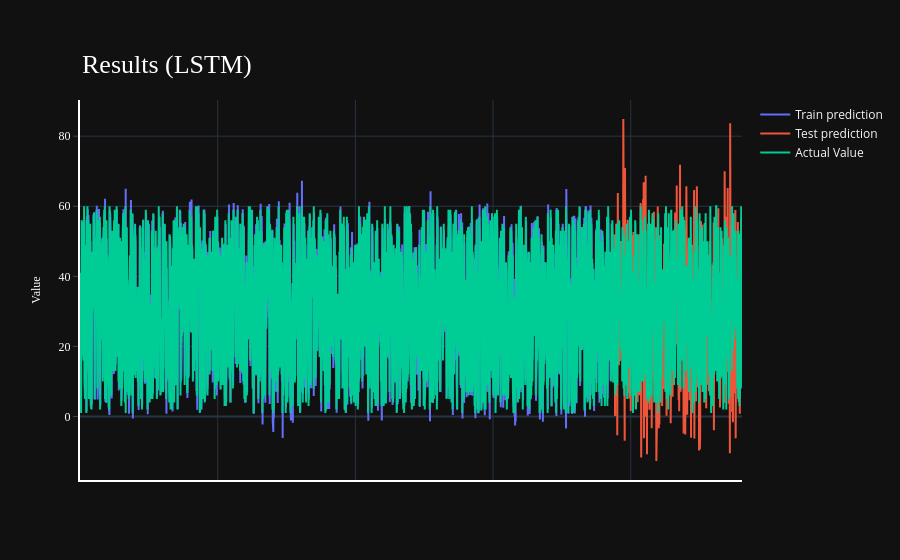

The code cell stored with this chart in its notebook:
### Code cell
import plotly.graph_objects as go

fig = go.Figure()
fig.add_trace(go.Scatter(go.Scatter(x=result.index, y=result[0],
                    mode='lines',
                    name='Train prediction')))
fig.add_trace(go.Scatter(x=result.index, y=result[1],
                    mode='lines',
                    name='Test prediction'))
fig.add_trace(go.Scatter(go.Scatter(x=result.index, y=result[2],
                    mode='lines',
                    name='Actual Value')))
fig.update_layout(
    xaxis=dict(showline=True, showgrid=True, showticklabels=False, linecolor='white', linewidth=2),
    yaxis=dict(title_text='Value', 
        titlefont=dict(family='Rockwell', size=12, color='white'),
        showline=True,
        showgrid=True,
        showticklabels=True,
        linecolor='white',
        linewidth=2,
        ticks='outside',
        tickfont=dict(family='Rockwell', size=12, color='white')),
    showlegend=True,
    template = 'plotly_dark')

annotations = []
annotations.append(dict(xref='paper', yref='paper', x=0.0, y=1.05,
                        xanchor='left', yanchor='bottom',
                        text='Results (LSTM)',
                        font=dict(family='Rockwell',
                                  size=26,
                                  color='white'),
                                  showarrow=False))
fig.update_layout(annotations=annotations)
fig.show()

### Figure 1 — Plotly figure (JSON) as saved in the notebook; plotly's stock layout.template omitted (floating-point values rounded to 4 significant figures; data arrays with more than 128 entries replaced by an {"elided": "..."} marker saying what was removed)
{"data": [{"mode": "lines", "name": "Train prediction", "type": "scatter", "x": {"elided": "2405 int values"}, "y": {"elided": "2405 float values"}}, {"mode": "lines", "name": "Test prediction", "type": "scatter", "x": {"elided": "2405 int values"}, "y": {"elided": "2405 float values"}}, {"mode": "lines", "name": "Actual Value", "type": "scatter", "x": {"elided": "2405 int values"}, "y": {"elided": "2405 float values"}}], "layout": {"annotations": [{"font": {"color": "white", "family": "Rockwell", "size": 26}, "showarrow": false, "text": "Results (LSTM)", "x": 0, "xanchor": "left", "xref": "paper", "y": 1.05, "yanchor": "bottom", "yref": "paper"}], "showlegend": true, "xaxis": {"linecolor": "white", "linewidth": 2, "showgrid": true, "showline": true, "showticklabels": false}, "yaxis": {"linecolor": "white", "linewidth": 2, "showgrid": true, "showline": true, "showticklabels": true, "tickfont": {"color": "white", "family": "Rockwell", "size": 12}, "ticks": "outside", "title": {"font": {"color": "white", "family": "Rockwell", "size": 12}, "text": "Value"}}}}
